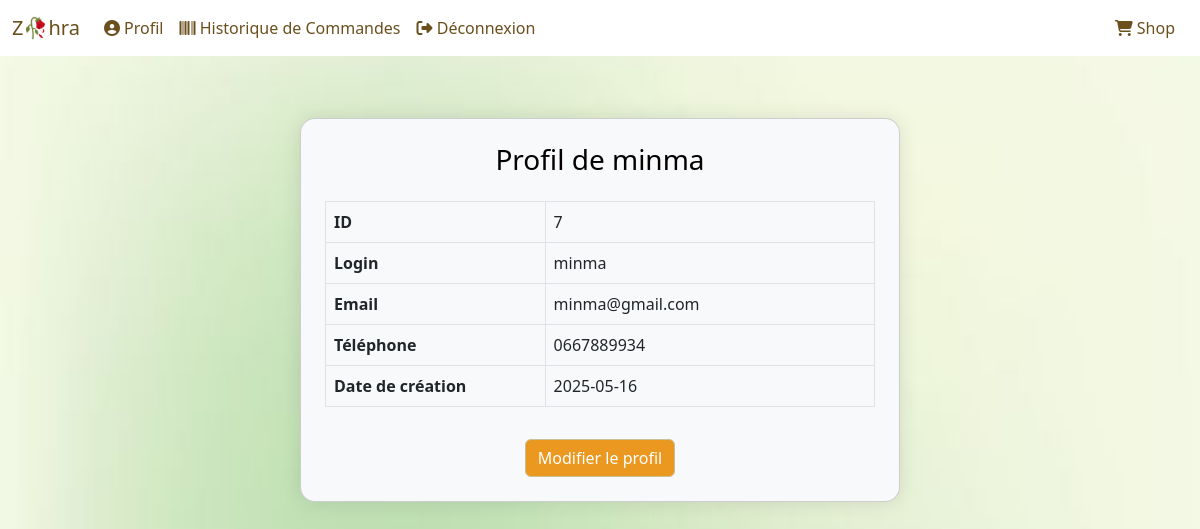
Screenshot of /profil.php (signed in) with the database file from the repository.
### tables this page shows
CREATE TABLE `utilisateur` (
  `id` int(11) NOT NULL,
  `login` varchar(100) NOT NULL,
  `password` varchar(150) NOT NULL,
  `email` varchar(255) NOT NULL,
  `phone` varchar(11) NOT NULL,
  `date_creation` date NOT NULL
);

### profil.php (the view, shortened to what this page needs)
<!doctype html>
<html lang="fr">
<head>
    <?php include 'include/head.php' ?>
</head>
<body>
<?php include 'include/nav.php' ?>
<?php
require_once 'include/database.php';
$idUtilisateur = $_SESSION['utilisateur']['id'];
$sql = "SELECT id, login, email, phone, date_creation FROM utilisateur WHERE id = ?";
$stmt = $pdo->prepare($sql);
$stmt->execute([$idUtilisateur]);
$utilisateur = $stmt->fetch(PDO::FETCH_ASSOC);
?>
<div class="container py-5">
    <div class="card card-profil p-4 bg-light">
        <h3 class="text-center mb-4 text-custom">Profil de <?= htmlspecialchars($utilisateur['login']) ?></h3>
        <table class="table table-bordered">
            <tr>
                <th>ID</th>
                <td><?= htmlspecialchars($utilisateur['id']) ?></td>
            </tr>
            <tr>
                <th>Login</th>
                <td><?= htmlspecialchars($utilisateur['login']) ?></td>
            </tr>
            <tr>
                <th>Email</th>
                <td><?= htmlspecialchars($utilisateur['email']) ?></td>
            </tr>
            <tr>
                <th>Téléphone</th>
                <td><?= htmlspecialchars($utilisateur['phone']) ?></td>
            </tr>
            <tr>
                <th>Date de création</th>
                <td><?= htmlspecialchars($utilisateur['date_creation']) ?></td>
            </tr>
        </table>
        <div class="text-center mt-3">
            <a href="modifier_profil.php" class="btn btn-mod">Modifier le profil</a>
        </div>
    </div>
</div>
</body>
</html>

### profil.php (style rules this page uses)
.card-profil { max-width: 600px; margin: auto; border-radius: 15px; box-shadow: 0 0 20px rgba(0,0,0,0.1); }
.card-profil th { width: 40%; }

### include/nav.php (style rules this page uses)
body { padding-top: 70px; background-image: url('images/grenii.jpg'); background-size: cover; background-position: center; background-repeat: no-repeat; background-attachment: fixed; background-color:rgba(251, 232, 246, 0.8); }
.text-custom { color:rgb(3, 0, 0); }
.btn-mod { background-color: rgb(234, 152, 31); color: #fff; border-color:rgb(203, 191, 148); }

### rows the page displays
utilisateur: login "minma", id "7", email "minma@gmail.com", phone "0667889934", date_creation "2025-05-16"
